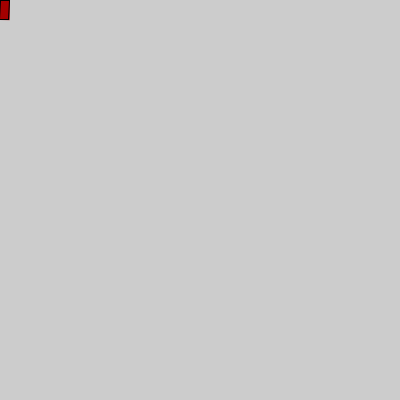
Frame 1 (no input)
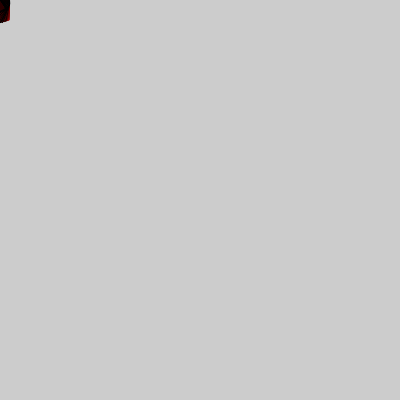
Frame 60 (the mouse pressed at the canvas centre just before this capture)
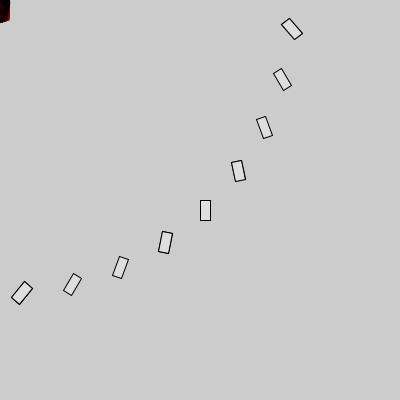
Frame 120 (the mouse held since frame 60 and released just before this capture)

The Processing sketch that drew these frames (run headless with seeded random() and noise(); from frame 60 on, the mouse is pressed at the canvas centre):

// Processing sketch: processing_66734
// ── processing_66734.pde

void setup() {
  size(400, 400);
  smooth();
}
 
void draw() {
  if (mousePressed) {
    fill(222);
    rotate(radians(frameCount * 50  % 360)); //turnning 360
  } else {
    fill(random(255),mouseY,mouseX);
    rotate(radians(frameCount * 1  % 360)); //turnning 360


  }
  
   
rect( mouseX, mouseY, 10,20);
}
